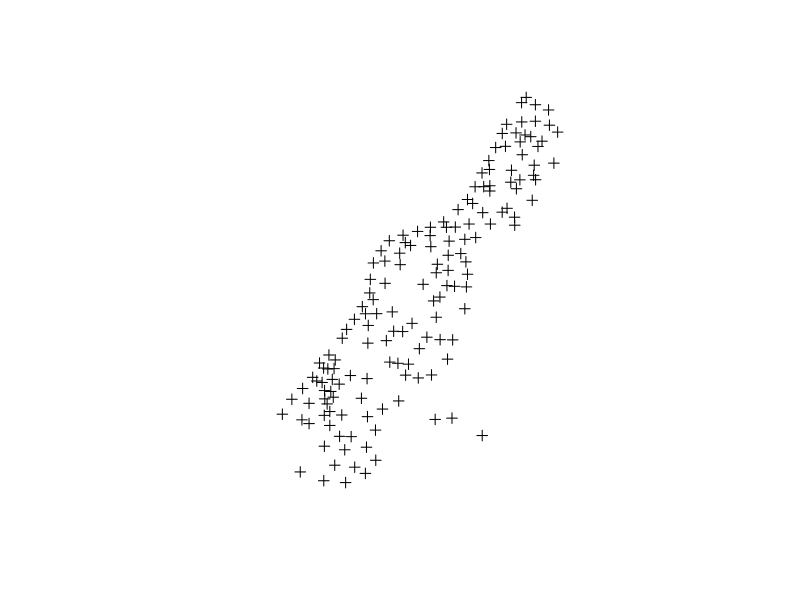
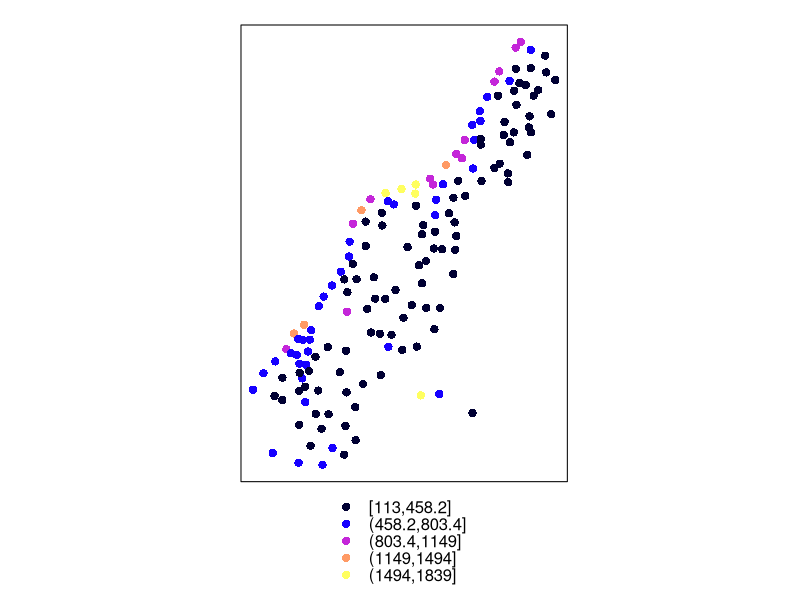
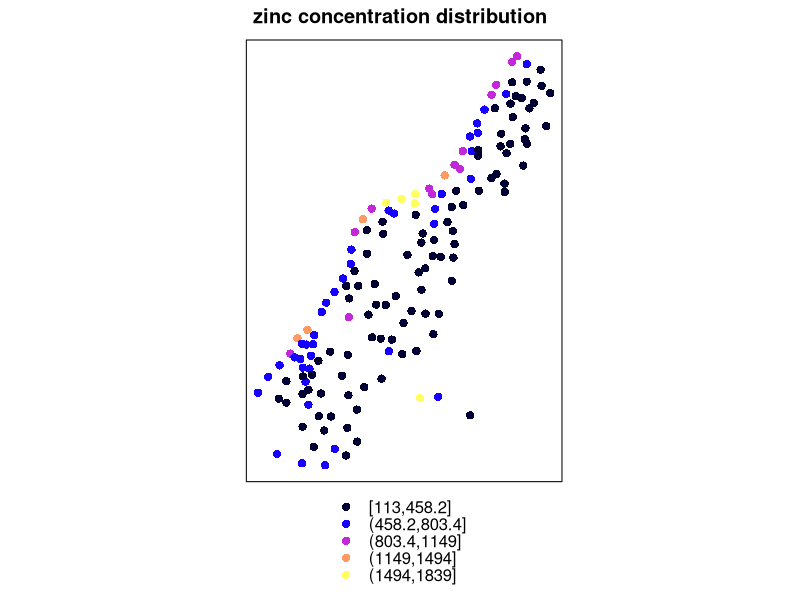
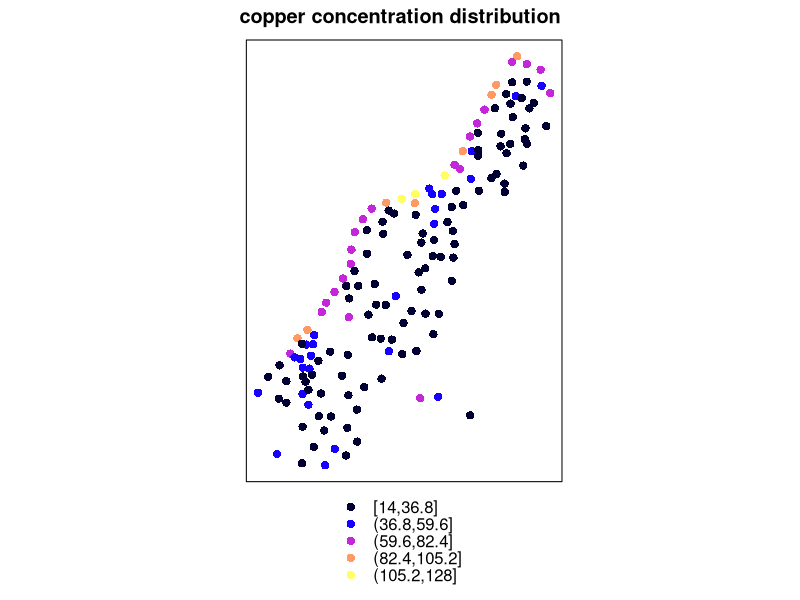
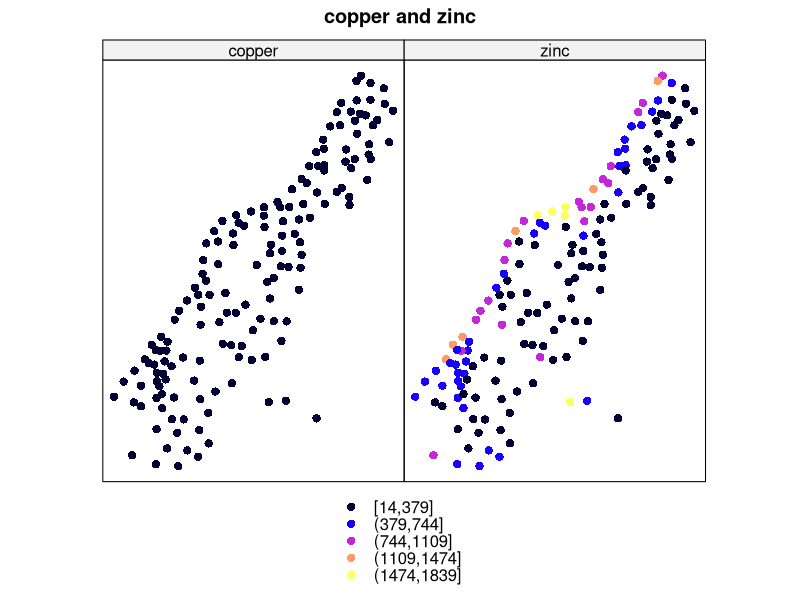
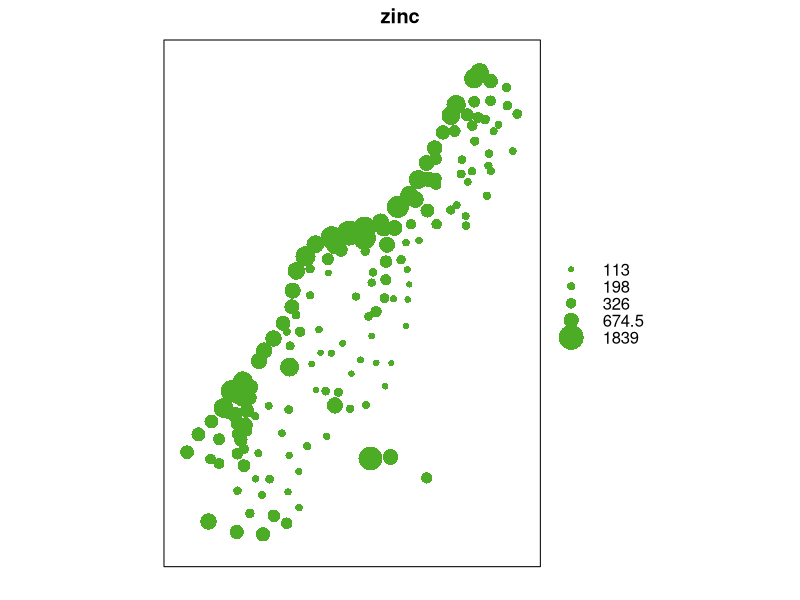
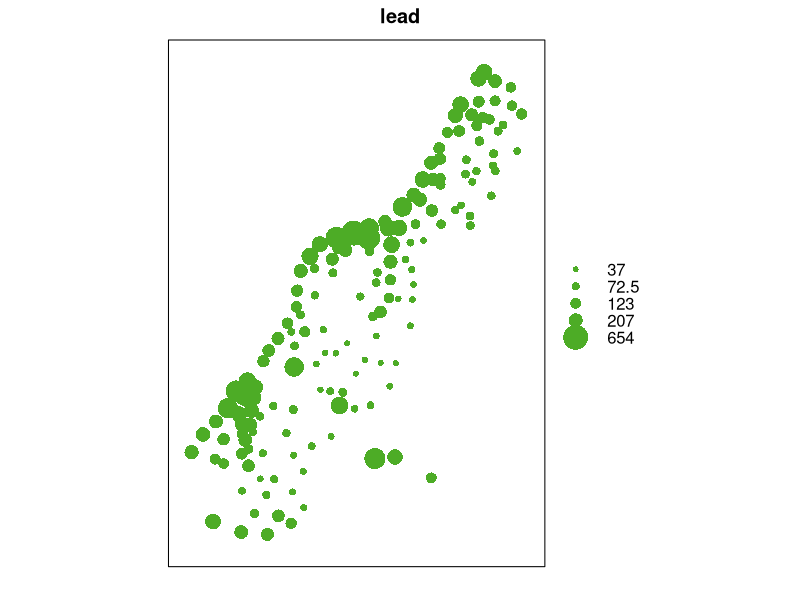

Here is the R script that generated these plots, in order:
#see the different spreading of elements in a spatial context
#x and y components of meuse
library(sp)
data(meuse)
#coordinates: state to R that we're going to use them
#explain to R that the coordinates are those two
coordinates(meuse) = ~x+y
#now if you plot the dataset you will see it in space
plot(meuse)
#we wanna see other variables
#spplot function to plot elements spread in space
#we have to choose a column for the element. in brackets. concentration of zinc in space
spplot(meuse, "zinc")
spplot(meuse, "zinc", main="zinc concentration distribution")
#plot another element 
spplot(meuse, "copper", main="copper concentration distribution")
#plot copper and zinc together: we want to invent a new dataset: array. c symbol
#when to use the c symbol?
spplot(meuse, c("copper", "zinc"), main="copper and zinc")
#rather than using colors, we'll use bubbles
bubble(meuse,"zinc")
bubble(meuse,"lead")
